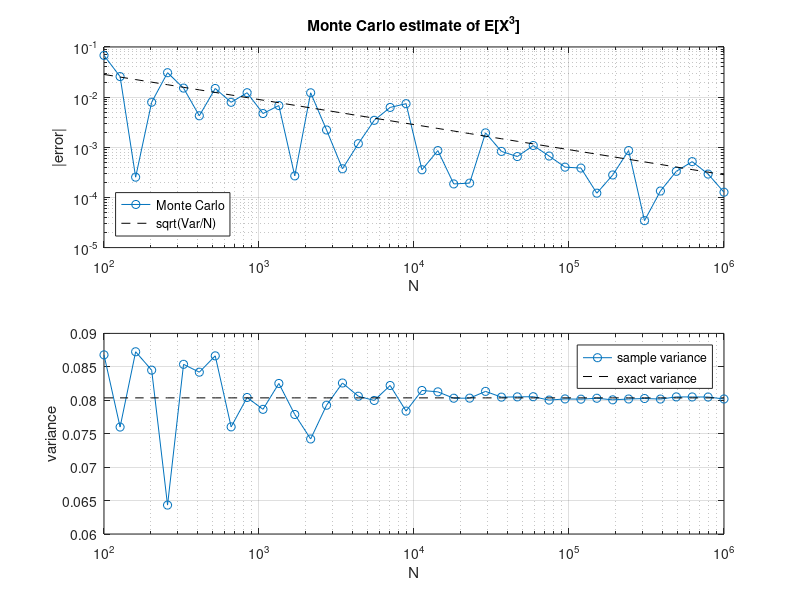

Source code (MATLAB):
%EXAMPLE_PROBLEM  Plain Monte Carlo integration of x^3 on [a, b].
%
%   Estimates  I = 1/(b-a) * integral_a^b x^3 dx = E[X^3],  X ~ U(a, b),
%   with standard Monte Carlo for an increasing number of samples N, and
%   compares with the exact value.  The error decays like
%   sqrt(Var[X^3]/N), the O(N^(-1/2)) rate that multilevel Monte Carlo
%   improves upon for problems that also require a discretisation.
%
%   For a = 0, b = 1:  E[X^3] = 1/4,  Var[X^3] = 1/7 - 1/16 = 9/112.

clear; close all; clc;
rng(0);                             % reproducible results

a    = 0;                           % integration interval [a, b]
b    = 1;
Nmax = 1e6;                         % largest sample size
NN   = round(logspace(2, log10(Nmax), 40));   % sample sizes to test

% exact mean and variance of X^3 for X ~ U(a,b)
Ex3   = (b^4 - a^4) / (4*(b-a));
Ex6   = (b^7 - a^7) / (7*(b-a));
exact = Ex3;
var_exact = Ex6 - Ex3^2;

mcarlo = zeros(size(NN));           % Monte Carlo estimates
mvar   = zeros(size(NN));           % sample variances
for i = 1:numel(NN)
    x = a + (b-a)*rand(NN(i), 1);
    f = x.^3;
    mcarlo(i) = mean(f);
    mvar(i)   = var(f);
end

subplot(2,1,1)
loglog(NN, abs(mcarlo - exact), 'o-', NN, sqrt(var_exact./NN), 'k--')
xlabel('N'); ylabel('|error|'); grid on
legend('Monte Carlo', 'sqrt(Var/N)', 'Location', 'SouthWest')
title('Monte Carlo estimate of E[X^3]')

subplot(2,1,2)
semilogx(NN, mvar, 'o-', NN, var_exact*ones(size(NN)), 'k--')
xlabel('N'); ylabel('variance'); grid on
legend('sample variance', 'exact variance', 'Location', 'NorthEast')
